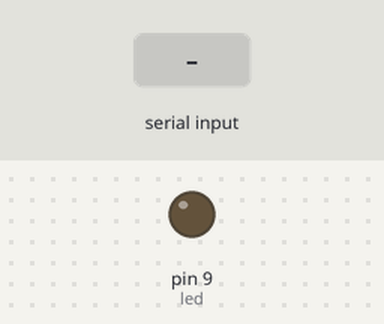
This sketch was run on a simulated Arduino Uno, built with avr-gcc and run on an emulated ATmega328P. Shown: output pins drawn as LEDs (lit = HIGH). Inputs (shaded band) come from the test bench.

Above: at 1.2 s.
1.3 s: byte 30 received over Serial
At 2.5 s:
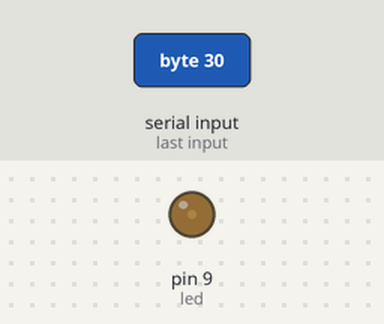
2.8 s: byte 90 received over Serial
At 3.8 s:
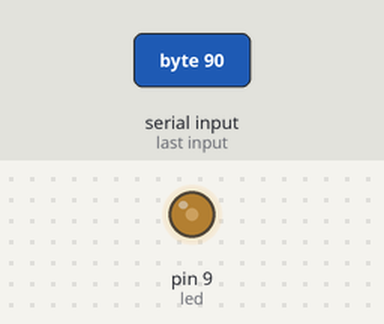
Timing chart, 0 to 5.8 s (numbered marks = the images above; inputs shaded):
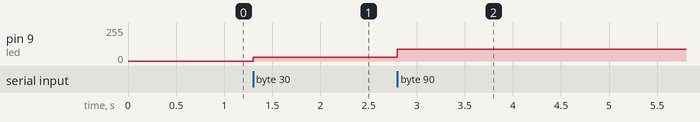

Measured:
- after the input at 1.3 s, pin 9 (led): 0/255 → 30/255 at once
- after the input at 2.8 s, pin 9 (led): 30/255 → 90/255 at once

The sketch:

analog_output.ino
```cpp
// Analog output controlled from Pure Data
// Written by Alexandros Drymonitis
// This code was written for the "Arduino for Pd'ers" tutorial
// and is in the public domain

// variable to hold LED's pin number
int led = 9;

void setup()
{
  pinMode(led, OUTPUT);
  Serial.begin(9600);
}

void loop()
{
  while(Serial.available()){
    byte LEDpwm = Serial.read();
    // use the analogWrite function for PWM
    analogWrite(led, LEDpwm);
  }
}
```
